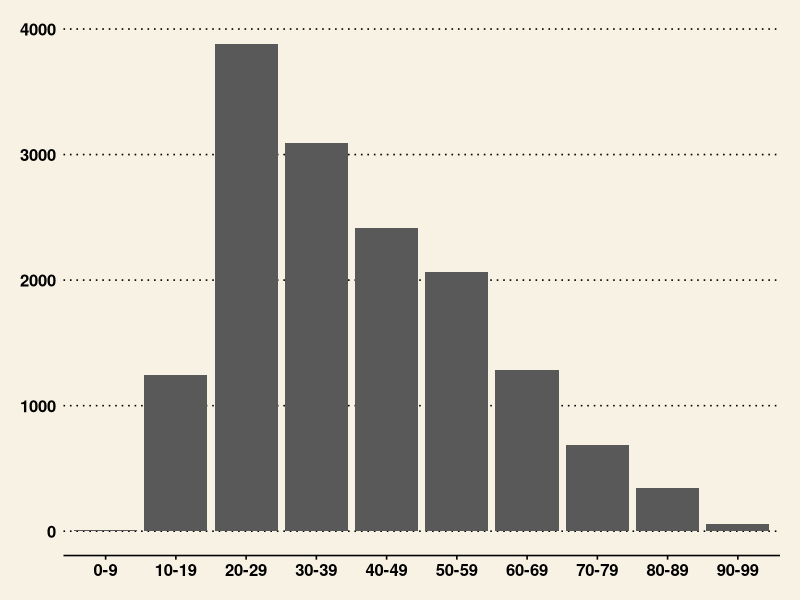
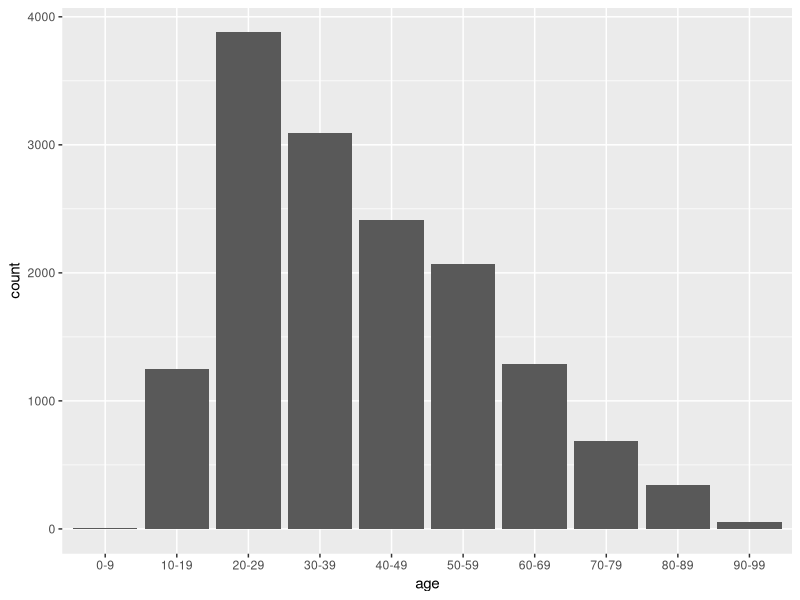

Write R code to recreate these figures, in order.
## ---- chunk 1
knitr::opts_chunk$set(echo = TRUE)
## ---- chunk 2
library(tidyverse)
## ---- chunk 3
data <- read_csv(file = "data/processed/demo_isds.csv")
head(data)
## ---- chunk 4
(graph_age <- data %>%
   filter(age != "100-109") %>%
   ggplot(aes(x = age)) +
  geom_histogram(stat="count")) +
  ggthemes::theme_wsj()
ggsave("figures/figure_1.png", graph_age)
